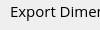
            <widget class="QWidget" name="page_6">
             <property name="geometry">
              <rect>
               <x>0</x>
               <y>0</y>
               <width>100</width>
               <height>30</height>
              </rect>
             </property>
             <attribute name="label">
              <string>Advanced Export Options</string>
             </attribute>
             <widget class="QLabel" name="label_88">
              <property name="geometry">
               <rect>
                <x>10</x>
                <y>310</y>
                <width>121</width>
                <height>21</height>
               </rect>
              </property>
              <property name="font">
               <font>
                <family>Open Sans</family>
                <pointsize>11</pointsize>
                <weight>50</weight>
                <bold>false</bold>
               </font>
              </property>
              <property name="text">
               <string>Subset Offset:</string>
              </property>
             </widget>
             <widget class="QLabel" name="label_85">
              <property name="geometry">
               <rect>
                <x>10</x>
                <y>100</y>
                <width>161</width>
                <height>31</height>
               </rect>
              </property>
              <property name="font">
               <font>
                <family>Open Sans</family>
                <pointsize>11</pointsize>
                <weight>50</weight>
                <bold>false</bold>
               </font>
              </property>
              <property name="text">
               <string>Export Normalised:</string>
              </property>
             </widget>
             <widget class="QLabel" name="label_87">
              <property name="geometry">
               <rect>
                <x>10</x>
                <y>210</y>
                <width>111</width>
                <height>21</height>
               </rect>
              </property>
              <property name="font">
               <font>
                <family>Open Sans</family>
                <pointsize>11</pointsize>
                <weight>50</weight>
                <bold>false</bold>
               </font>
              </property>
              <property name="text">
               <string>Subset Start:</string>
              </property>
             </widget>
             <widget class="QLabel" name="label_49">
              <property name="geometry">
               <rect>
                <x>10</x>
                <y>0</y>
                <width>181</width>
                <height>21</height>
               </rect>
              </property>
              <property name="font">
               <font>
                <family>Open Sans</family>
                <pointsize>11</pointsize>
                <weight>50</weight>
                <bold>false</bold>
               </font>
              </property>
              <property name="text">
               <string>Export Dimensions:</string>
              </property>
             </widget>
             <widget class="QLabel" name="label_86">
              <property name="geometry">
               <rect>
                <x>20</x>
                <y>170</y>
                <width>61</width>
                <height>21</height>
               </rect>
              </property>
              <property name="font">
               <font>
                <family>Open Sans</family>
                <pointsize>11</pointsize>
                <weight>50</weight>
                <bold>false</bold>
               </font>
              </property>
              <property name="text">
               <string>Max:</string>
              </property>
             </widget>
             <widget class="QLabel" name="label_89">
              <property name="geometry">
               <rect>
                <x>10</x>
                <y>410</y>
                <width>181</width>
                <height>31</height>
               </rect>
              </property>
              <property name="font">
               <font>
                <family>Open Sans</family>
                <pointsize>11</pointsize>
                <weight>50</weight>
                <bold>false</bold>
               </font>
              </property>
              <property name="text">
               <string>Resample Algorithm:</string>
              </property>
             </widget>
             <widget class="QLabel" name="label_90">
              <property name="geometry">
               <rect>
                <x>20</x>
                <y>60</y>
                <width>121</width>
                <height>31</height>
               </rect>
              </property>
              <property name="font">
               <font>
                <family>Open Sans</family>
                <pointsize>11</pointsize>
                <weight>50</weight>
                <bold>false</bold>
               </font>
              </property>
              <property name="text">
               <string>Height:</string>
              </property>
             </widget>
             <widget class="QSpinBox" name="spnExportWidth">
              <property name="geometry">
               <rect>
                <x>230</x>
                <y>30</y>
                <width>101</width>
                <height>31</height>
               </rect>
              </property>
              <property name="font">
               <font>
                <family>Open Sans</family>
                <pointsize>11</pointsize>
                <weight>50</weight>
                <bold>false</bold>
               </font>
              </property>
              <property name="minimum">
               <number>256</number>
              </property>
              <property name="maximum">
               <number>8192</number>
              </property>
              <property name="singleStep">
               <number>256</number>
              </property>
              <property name="value">
               <number>1024</number>
              </property>
             </widget>
             <widget class="QLabel" name="label_91">
              <property name="geometry">
               <rect>
                <x>20</x>
                <y>30</y>
                <width>121</width>
                <height>31</height>
               </rect>
              </property>
              <property name="font">
               <font>
                <family>Open Sans</family>
                <pointsize>11</pointsize>
                <weight>50</weight>
                <bold>false</bold>
               </font>
              </property>
              <property name="text">
               <string>Width:</string>
              </property>
             </widget>
             <widget class="QSpinBox" name="spnExportHeight">
              <property name="geometry">
               <rect>
                <x>230</x>
                <y>60</y>
                <width>101</width>
                <height>31</height>
               </rect>
              </property>
              <property name="font">
               <font>
                <family>Open Sans</family>
                <pointsize>11</pointsize>
                <weight>50</weight>
                <bold>false</bold>
               </font>
              </property>
              <property name="minimum">
               <number>256</number>
              </property>
              <property name="maximum">
               <number>8192</number>
              </property>
              <property name="singleStep">
               <number>256</number>
              </property>
              <property name="value">
               <number>1024</number>
              </property>
             </widget>
             <widget class="QSpinBox" name="spnExportNormMin">
              <property name="geometry">
               <rect>
                <x>230</x>
                <y>140</y>
                <width>101</width>
                <height>31</height>
               </rect>
              </property>
              <property name="font">
               <font>
                <family>Open Sans</family>
                <pointsize>11</pointsize>
                <weight>50</weight>
                <bold>false</bold>
               </font>
              </property>
              <property name="minimum">
               <number>0</number>
              </property>
              <property name="maximum">
               <number>8192</number>
              </property>
              <property name="singleStep">
               <number>256</number>
              </property>
              <property name="value">
               <number>0</number>
              </property>
             </widget>
             <widget class="QSpinBox" name="spnExportNormMax">
              <property name="geometry">
               <rect>
                <x>230</x>
                <y>170</y>
                <width>101</width>
                <height>31</height>
               </rect>
              </property>
              <property name="font">
               <font>
                <family>Open Sans</family>
                <pointsize>11</pointsize>
                <weight>50</weight>
                <bold>false</bold>
               </font>
              </property>
              <property name="minimum">
               <number>256</number>
              </property>
              <property name="maximum">
               <number>8192</number>
              </property>
              <property name="singleStep">
               <number>256</number>
              </property>
              <property name="value">
               <number>1024</number>
              </property>
             </widget>
             <widget class="QSpinBox" name="spnExportSubStartW">
              <property name="geometry">
               <rect>
                <x>230</x>
                <y>240</y>
                <width>101</width>
                <height>31</height>
               </rect>
              </property>
              <property name="font">
               <font>
                <family>Open Sans</family>
                <pointsize>11</pointsize>
                <weight>50</weight>
                <bold>false</bold>
               </font>
              </property>
              <property name="minimum">
               <number>0</number>
              </property>
              <property name="maximum">
               <number>8192</number>
              </property>
              <property name="singleStep">
               <number>256</number>
              </property>
              <property name="value">
               <number>0</number>
              </property>
             </widget>
             <widget class="QSpinBox" name="spnExportSubStartH">
              <property name="geometry">
               <rect>
                <x>230</x>
                <y>270</y>
                <width>101</width>
                <height>31</height>
               </rect>
              </property>
              <property name="font">
               <font>
                <family>Open Sans</family>
                <pointsize>11</pointsize>
                <weight>50</weight>
                <bold>false</bold>
               </font>
              </property>
              <property name="minimum">
               <number>0</number>
              </property>
              <property name="maximum">
               <number>8192</number>
              </property>
              <property name="singleStep">
               <number>256</number>
              </property>
              <property name="value">
               <number>0</number>
              </property>
             </widget>
             <widget class="QSpinBox" name="spnExportSubOffH">
              <property name="geometry">
               <rect>
                <x>230</x>
                <y>370</y>
                <width>101</width>
                <height>31</height>
               </rect>
              </property>
              <property name="font">
               <font>
                <family>Open Sans</family>
                <pointsize>11</pointsize>
                <weight>50</weight>
                <bold>false</bold>
               </font>
              </property>
              <property name="minimum">
               <number>0</number>
              </property>
              <property name="maximum">
               <number>8192</number>
              </property>
              <property name="singleStep">
               <number>256</number>
              </property>
              <property name="value">
               <number>1024</number>
              </property>
             </widget>
             <widget class="QSpinBox" name="spnExportSubOffW">
              <property name="geometry">
               <rect>
                <x>230</x>
                <y>340</y>
                <width>101</width>
                <height>31</height>
               </rect>
              </property>
              <property name="font">
               <font>
                <family>Open Sans</family>
                <pointsize>11</pointsize>
                <weight>50</weight>
                <bold>false</bold>
               </font>
              </property>
              <property name="minimum">
               <number>0</number>
              </property>
              <property name="maximum">
               <number>8192</number>
              </property>
              <property name="singleStep">
               <number>256</number>
              </property>
              <property name="value">
               <number>1024</number>
              </property>
             </widget>
             <widget class="QLabel" name="label_92">
              <property name="geometry">
               <rect>
                <x>20</x>
                <y>270</y>
                <width>121</width>
                <height>31</height>
               </rect>
              </property>
              <property name="font">
               <font>
                <family>Open Sans</family>
                <pointsize>11</pointsize>
                <weight>50</weight>
                <bold>false</bold>
               </font>
              </property>
              <property name="text">
               <string>Height:</string>
              </property>
             </widget>
             <widget class="QLabel" name="label_93">
              <property name="geometry">
               <rect>
                <x>20</x>
                <y>240</y>
                <width>121</width>
                <height>31</height>
               </rect>
              </property>
              <property name="font">
               <font>
                <family>Open Sans</family>
                <pointsize>11</pointsize>
                <weight>50</weight>
                <bold>false</bold>
               </font>
              </property>
              <property name="text">
               <string>Width:</string>
              </property>
             </widget>
             <widget class="QLabel" name="label_94">
              <property name="geometry">
               <rect>
                <x>20</x>
                <y>370</y>
                <width>121</width>
                <height>31</height>
               </rect>
              </property>
              <property name="font">
               <font>
                <family>Open Sans</family>
                <pointsize>11</pointsize>
                <weight>50</weight>
                <bold>false</bold>
               </font>
              </property>
              <property name="text">
               <string>Height:</string>
              </property>
             </widget>
             <widget class="QLabel" name="label_95">
              <property name="geometry">
               <rect>
                <x>20</x>
                <y>340</y>
                <width>121</width>
                <height>31</height>
               </rect>
              </property>
              <property name="font">
               <font>
                <family>Open Sans</family>
                <pointsize>11</pointsize>
                <weight>50</weight>
                <bold>false</bold>
               </font>
              </property>
              <property name="text">
               <string>Width:</string>
              </property>
             </widget>
             <widget class="QComboBox" name="cboExportResample">
              <property name="geometry">
               <rect>
                <x>90</x>
                <y>450</y>
                <width>241</width>
                <height>31</height>
               </rect>
              </property>
              <property name="font">
               <font>
                <family>Open Sans</family>
                <pointsize>10</pointsize>
                <weight>50</weight>
                <bold>false</bold>
               </font>
              </property>
              <property name="currentIndex">
               <number>3</number>
              </property>
              <property name="maxVisibleItems">
               <number>7</number>
              </property>
              <property name="sizeAdjustPolicy">
               <enum>QComboBox::AdjustToContentsOnFirstShow</enum>
              </property>
              <item>
               <property name="text">
                <string>Nearest Neighbour</string>
               </property>
              </item>
              <item>
               <property name="text">
                <string>Bilinear</string>
               </property>
              </item>
              <item>
               <property name="text">
                <string>Cubic</string>
               </property>
              </item>
              <item>
               <property name="text">
                <string>Cubic Spline</string>
               </property>
              </item>
              <item>
               <property name="text">
                <string>Lanczos</string>
               </property>
              </item>
              <item>
               <property name="text">
                <string>Average</string>
               </property>
              </item>
              <item>
               <property name="text">
                <string>Mode</string>
               </property>
              </item>
             </widget>
             <widget class="QPushButton" name="btnExport">
              <property name="geometry">
               <rect>
                <x>10</x>
                <y>500</y>
                <width>321</width>
                <height>51</height>
               </rect>
              </property>
              <property name="font">
               <font>
                <family>Open Sans</family>
                <pointsize>12</pointsize>
                <weight>75</weight>
                <bold>true</bold>
               </font>
              </property>
              <property name="toolTip">
               <string>Generate World and All Maps (ex Ancient Map)</string>
              </property>
              <property name="text">
               <string>Export World</string>
              </property>
             </widget>
             <widget class="QLabel" name="label_96">
              <property name="geometry">
               <rect>
                <x>20</x>
                <y>140</y>
                <width>61</width>
                <height>21</height>
               </rect>
              </property>
              <property name="font">
               <font>
                <family>Open Sans</family>
                <pointsize>11</pointsize>
                <weight>50</weight>
                <bold>false</bold>
               </font>
              </property>
              <property name="text">
               <string>Min:</string>
              </property>
             </widget>
            </widget>
